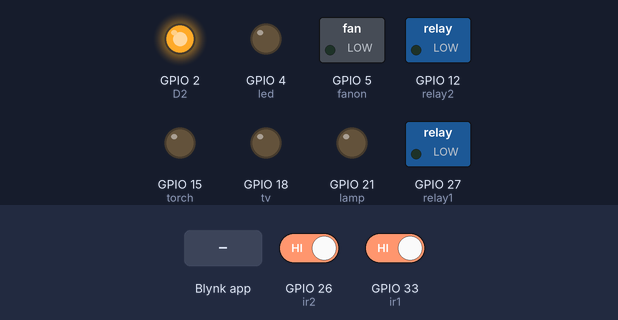
Recording of a sketch running on a simulated ESP32. Shown: switched loads named in the sketch (green lamp = pin HIGH), output pins drawn as LEDs (lit = HIGH). Inputs (shaded band) come from the test bench; at power-on: GPIO 26 (ir2) HIGH, GPIO 33 (ir1) HIGH. WiFi joins after 1.5 s; servers stay silent unless stated.

Above: at 9.5 s.
9.6 s: Blynk app writes 1 to V1
At 10.8 s:
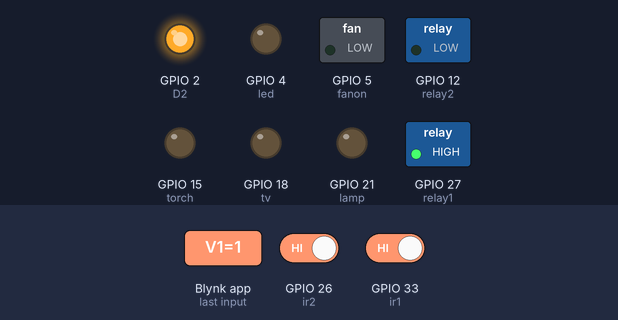
11.1 s: Blynk app writes 1 to V10
At 13.0 s:
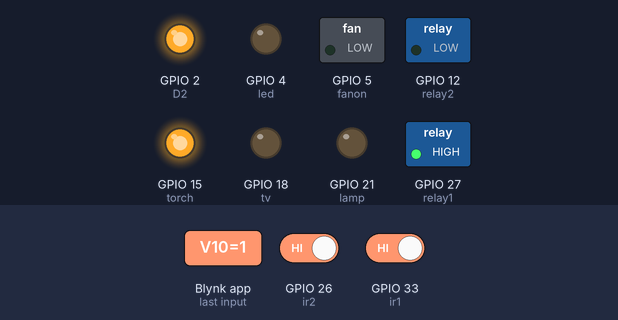
13.6 s: Blynk app writes 0 to V1
At 14.0 s:
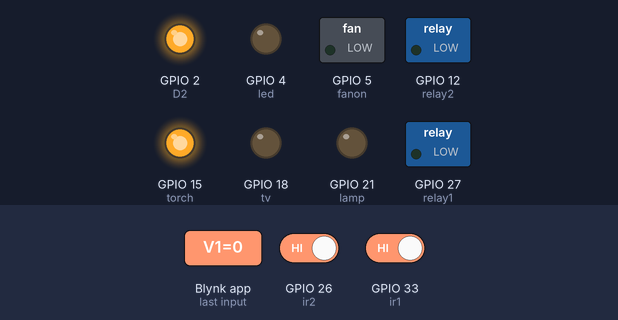
15.1 s: Blynk app writes 0 to V10
At 17.3 s:
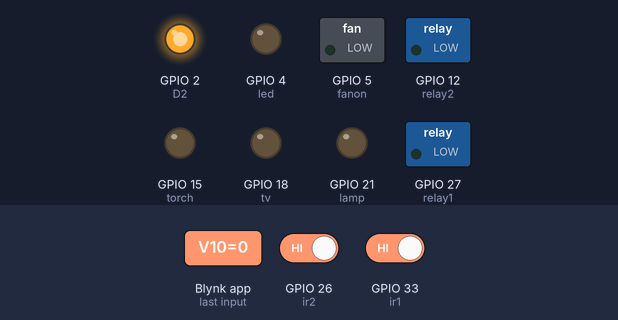
Timing chart, 0 to 18.6 s (numbered marks = the images above; inputs shaded):
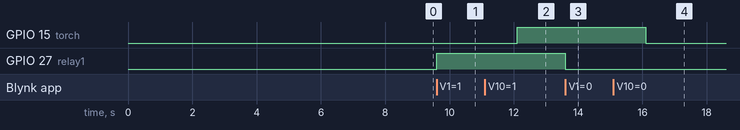

Measured:
- after the input at 9.6 s, GPIO 27 (relay1): LOW → HIGH at once
- after the input at 11.1 s, GPIO 15 (torch): LOW → HIGH after 1.0 s
- after the input at 13.6 s, GPIO 27 (relay1): HIGH → LOW at once
- after the input at 15.1 s, GPIO 15 (torch): HIGH → LOW after 1.0 s

The sketch:

smart_home_1.0.ino
```cpp
// including wifi and blynk libraries
//download Blynk library by Volodymyr
#define BLYNK_PRINT Serial
#include <WiFi.h>
#include <WiFiClient.h>
#include <BlynkSimpleEsp32.h>

// namming out the pins

#define ldr 25
#define ir1 33
#define ir2 26
#define relay1 27
#define relay2 12
#define tv 18
#define torch 15
#define lamp 21
#define led 4
#define fanon 5
#define D2 2 // it is used for wifi indication

 //wifi setup blynk old version
//enter the authantication token
char auth[] = "rPPG_AdeXiLV3juwbaIEWDfxRsl7NaAF";
//wifi name and password
char ssid[] = "Saif";
char pass[] = "a1234567";

WidgetLCD lcd(V3);
WidgetLED led2(V4);

int tempvalue;
int count=0;
int a=0;
int b=0;
int i=0;
int n=3;
int w=0;
int f=0;
int value = 0;
int time1= 500;
int time2 =2500;
int time3= 1500;
int ledchannel =0;
int freq =5000;
int resolution = 8;

extern "C" //it is used to get the temp data from esp32
{
  uint8_t temprature_sens_read();
}
uint8_t temprature_sens_read();

void setup()
{
      // BlynkEdgent.begin();
       Serial.begin(9600);
       Blynk.begin(auth, ssid, pass);
//blynk old version


//wifi indicator
    wifisetup();
//temprature calculator
    temprature();
//pin define
    pinMode(ir1, INPUT);
    pinMode(ir2, INPUT);
    pinMode(ldr, INPUT);
    pinMode(relay1, OUTPUT);
    pinMode(relay2, OUTPUT);
    pinMode(tv, OUTPUT);
    pinMode(torch, OUTPUT);
    pinMode(lamp, OUTPUT);
    pinMode(led, OUTPUT);
    pinMode(fanon,OUTPUT);
    pinMode(D2, OUTPUT);
    delay(1000);

    lcd.clear();
    lcd.print(2, 0, "SMART HOME");
    lcd.print(4, 1, "PROJECT");
    delay(time2);
    lcd.clear();
    lcd.print(0, 0, "by ,");
    lcd.print(1, 1, "SAIFALI");
    delay(time3);
    lcd.clear();
    lcd.print(4, 0, "WELCOME");
    delay(time3);
    lcd.clear();
    lcd.print(0,0,"no. of person:");
    lcd.print(14,0,count);
    lcd.print(0,1,tempvalue);
    lcd.print(3,1,"°C");

    ledcSetup(ledchannel, freq, resolution);
    ledcAttachPin(led,ledchannel);
}

BLYNK_WRITE(V1)
{
    int pinvalue = param.asInt();
    if(pinvalue==1)
    {
        digitalWrite(relay1, HIGH);
        a=1;
    }
    else
    {
        digitalWrite(relay1, LOW);
        a=0;

    }
    delay(time2);
}

void loop() {

    wifisetup();
    lcd.print(0,0,"no. of person:");
    lcd.print(14,0,count);
    temprature();
    //BlynkEdgent.run();
    Blynk.run();// old version
    irsensor();
    outputa();
    lcd.print(0,1,tempvalue);
    lcd.print(3,1,"°C");
    check();
    notification();


}

void wifisetup()
{
    if(WiFi.status() != WL_CONNECTED)
    {
     digitalWrite(D2, LOW);
     //Blynk.begin(auth, ssid, pass);
        w=0;
     }
    else
    {
      digitalWrite(D2, HIGH);
        if(w==0)
      {
         Blynk.notify("Hey,ur {DEVICE_NAME} is now availabie to take care of ur house!");
        w=1;
      }
    }
}
// detects the motion's direction
void irsensor()
{
     while(digitalRead(ir1)==LOW)
    {
        delay(300);
           if(digitalRead(ir2)==LOW)
        {
            count=count+1;
    lcd.print(14,0,count);
            delay(100);
        }
    }
    while(digitalRead(ir2)==LOW)
    {
        delay(300);
        if(digitalRead(ir1)==LOW)
        {
            count=count-1;
            if(count<=-1)
            {
                count=0;
            }
    lcd.print(14,0,count);
    delay(100);
        }
    }
}

void temprature()
{
    tempvalue= (temprature_sens_read()-32)/1.8;
    tempvalue =tempvalue-22;

}

void check()
{
    if(digitalRead(27)==HIGH)
    {
      led2.on();
    }
    else
    {
      led2.off();
    }
    if(digitalRead(12)==HIGH)
    {
      Blynk.virtualWrite(V12, HIGH);
    }
    else
    {
     Blynk.virtualWrite(V12, LOW);
    }
    if(digitalRead(21)==HIGH)
    {
      Blynk.virtualWrite(V9, HIGH);
    }
    else
    {
      Blynk.virtualWrite(V9,LOW);
    }
    if(digitalRead(18)==HIGH)
    {
      Blynk.virtualWrite(V11, HIGH);
    }
    else
    {
      Blynk.virtualWrite(V11, LOW);
    }
}
// controls the led
void outputa()
{
        if(count==0)
    {
            led2.off();
            ledcWrite(ledchannel,0);
            digitalWrite(relay2, LOW);
         Blynk.virtualWrite(V12, LOW);
        digitalWrite(tv, LOW);
        Blynk.virtualWrite(V11, LOW);
        digitalWrite(lamp, LOW);
        Blynk.virtualWrite(V9, LOW);
            digitalWrite(fanon, LOW);
         Blynk.virtualWrite(V7, LOW);
        if(a==0)
        {
        digitalWrite(relay1, LOW);
         }
     }

    else if(digitalRead(ldr)==LOW)
     {
      digitalWrite(relay1, HIGH);
      }

    }
void notification()
{
    if(count==0&& n<=2)
    {
       Blynk.notify("Hello, sir! Ur room is empty!");
        n=3;
    }
   else if(count==1 && n==3)
    {
        Blynk.notify("Hello, sir! some one is inside ur room!");
        n=2;
    }
    else if(count>7 && n==2)
    {
        Blynk.notify("Hello, sir! lot of peoples are inside ur room!");
        n=1;
    }
    else if(tempvalue==46)
    {
        Blynk.notify("Hello, sir! Alert!! I feel too hot inside ur room!");
    }
}

   BLYNK_READ(V5)
{
    Blynk.virtualWrite(V5, tempvalue);
}

 BLYNK_READ(V6)
{
    Blynk.virtualWrite(V6, count);
}
BLYNK_WRITE(V0)
{
    if(f==1)
    {
    int fanspeed = param.asInt();
     if(fanspeed<100)
        {
             Blynk.virtualWrite(V0, 100);
             fanspeed=100;
        }
    ledcWrite(ledchannel,fanspeed);
    delay(100);

    }
}

BLYNK_WRITE(V7)
{
    int fanvalue = param.asInt();
    if(fanvalue ==1 && count>0)
    {
        digitalWrite(fanon, HIGH);
        ledcWrite(ledchannel,255);
        delay(time3);
        ledcWrite(ledchannel,100);
        Blynk.virtualWrite(V0, 100);
         f=1;
    }
    else
    {
        digitalWrite(fanon, LOW);
        ledcWrite(ledchannel,0);
        Blynk.virtualWrite(V0,0);
        f=0;
    }
}

BLYNK_WRITE(V12)
{

    int pin12value = param.asInt();
    if(pin12value==1 && count>0)
    {
        digitalWrite(relay2, HIGH);
        Blynk.virtualWrite(V12, HIGH);
    }
    else
    {
        digitalWrite(relay2, LOW);
        Blynk.virtualWrite(V12, LOW);
    }

}

BLYNK_WRITE(V11)
{

    int pin18value = param.asInt();
    if(pin18value==1 && count>0)
    {
        digitalWrite(tv, HIGH);
        Blynk.virtualWrite(V11, HIGH);
    }
    else
    {
        digitalWrite(tv, LOW);
        Blynk.virtualWrite(V11, LOW);
    }

}

BLYNK_WRITE(V9)
{
    int pin21value = param.asInt();
    if(pin21value==1 &&count>0)
    {
        digitalWrite(lamp, HIGH);
         Blynk.virtualWrite(V9, HIGH);
    }
    else
    {
        digitalWrite(lamp, LOW);
        Blynk.virtualWrite(V9, LOW);
    }
}

BLYNK_WRITE(V10)
{
    int pin10value = param.asInt();
    if(pin10value==1)
    {
        digitalWrite(torch, HIGH);
    }
    else
    {
        digitalWrite(torch, LOW);
    }

}
```
